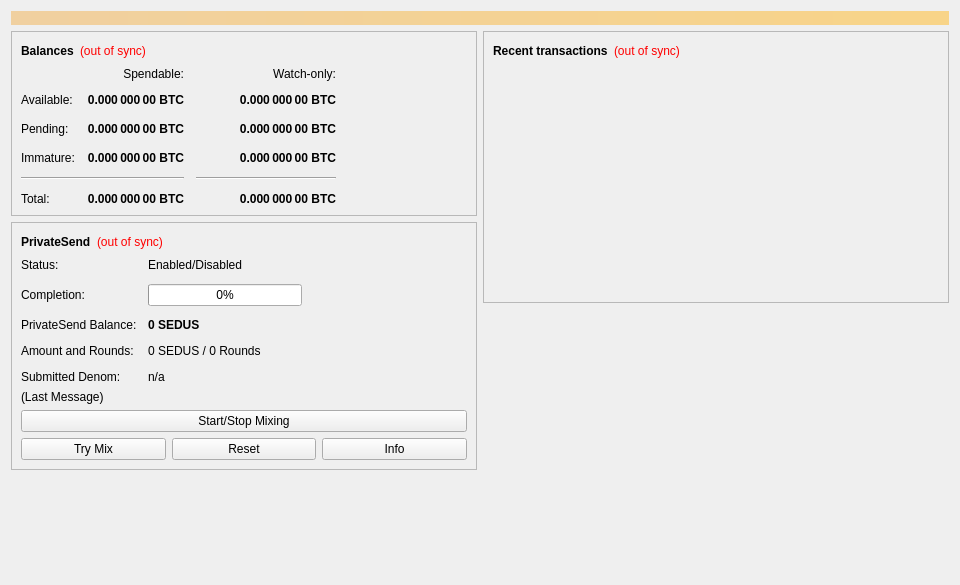
<?xml version="1.0" encoding="UTF-8"?>
<ui version="4.0">
 <class>OverviewPage</class>
 <widget class="QWidget" name="OverviewPage">
  <property name="geometry">
   <rect>
    <x>0</x>
    <y>0</y>
    <width>960</width>
    <height>585</height>
   </rect>
  </property>
  <property name="minimumSize">
   <size>
    <width>960</width>
    <height>0</height>
   </size>
  </property>
  <property name="windowTitle">
   <string>Form</string>
  </property>
  <layout class="QVBoxLayout" name="topLayout">
   <item>
    <widget class="QLabel" name="labelAlerts">
     <property name="visible">
      <bool>false</bool>
     </property>
     <property name="styleSheet">
      <string notr="true">QLabel { background-color: qlineargradient(x1: 0, y1: 0, x2: 1, y2: 0, stop:0 #F0D0A0, stop:1 #F8D488); color:#003366000; }</string>
     </property>
     <property name="wordWrap">
      <bool>true</bool>
     </property>
     <property name="margin">
      <number>3</number>
     </property>
     <property name="textInteractionFlags">
      <set>Qt::TextSelectableByMouse</set>
     </property>
    </widget>
   </item>
   <item>
    <layout class="QHBoxLayout" name="horizontalLayout" stretch="1,1">
     <item>
      <layout class="QVBoxLayout" name="verticalLayout_2">
       <item>
        <widget class="QFrame" name="frame">
         <property name="frameShape">
          <enum>QFrame::StyledPanel</enum>
         </property>
         <property name="frameShadow">
          <enum>QFrame::Raised</enum>
         </property>
         <layout class="QVBoxLayout" name="verticalLayout_4">
          <item>
           <layout class="QHBoxLayout" name="horizontalLayout_4">
            <item>
             <widget class="QLabel" name="label_5">
              <property name="font">
               <font>
                <weight>75</weight>
                <bold>true</bold>
               </font>
              </property>
              <property name="text">
               <string>Balances</string>
              </property>
             </widget>
            </item>
            <item>
             <widget class="QLabel" name="labelWalletStatus">
              <property name="toolTip">
               <string>The displayed information may be out of date. Your wallet automatically synchronizes with the Sedus network after a connection is established, but this process has not completed yet.</string>
              </property>
              <property name="styleSheet">
               <string notr="true">QLabel { color: red; }</string>
              </property>
              <property name="text">
               <string notr="true">(out of sync)</string>
              </property>
              <property name="alignment">
               <set>Qt::AlignLeading|Qt::AlignLeft|Qt::AlignVCenter</set>
              </property>
             </widget>
            </item>
            <item>
             <spacer name="horizontalSpacer_3">
              <property name="orientation">
               <enum>Qt::Horizontal</enum>
              </property>
              <property name="sizeHint" stdset="0">
               <size>
                <width>40</width>
                <height>20</height>
               </size>
              </property>
             </spacer>
            </item>
           </layout>
          </item>
          <item>
           <layout class="QGridLayout" name="gridLayout">
            <property name="spacing">
             <number>12</number>
            </property>
            <item row="2" column="2">
             <widget class="QLabel" name="labelWatchPending">
              <property name="font">
               <font>
                <weight>75</weight>
                <bold>true</bold>
               </font>
              </property>
              <property name="cursor">
               <cursorShape>IBeamCursor</cursorShape>
              </property>
              <property name="toolTip">
               <string>Unconfirmed transactions to watch-only addresses</string>
              </property>
              <property name="text">
               <string notr="true">0.000 000 00 BTC</string>
              </property>
              <property name="alignment">
               <set>Qt::AlignRight|Qt::AlignTrailing|Qt::AlignVCenter</set>
              </property>
              <property name="textInteractionFlags">
               <set>Qt::LinksAccessibleByMouse|Qt::TextSelectableByKeyboard|Qt::TextSelectableByMouse</set>
              </property>
             </widget>
            </item>
            <item row="2" column="1">
             <widget class="QLabel" name="labelUnconfirmed">
              <property name="font">
               <font>
                <weight>75</weight>
                <bold>true</bold>
               </font>
              </property>
              <property name="cursor">
               <cursorShape>IBeamCursor</cursorShape>
              </property>
              <property name="toolTip">
               <string>Total of transactions that have yet to be confirmed, and do not yet count toward the spendable balance</string>
              </property>
              <property name="text">
               <string notr="true">0.000 000 00 BTC</string>
              </property>
              <property name="alignment">
               <set>Qt::AlignRight|Qt::AlignTrailing|Qt::AlignVCenter</set>
              </property>
              <property name="textInteractionFlags">
               <set>Qt::LinksAccessibleByMouse|Qt::TextSelectableByKeyboard|Qt::TextSelectableByMouse</set>
              </property>
             </widget>
            </item>
            <item row="3" column="2">
             <widget class="QLabel" name="labelWatchImmature">
              <property name="font">
               <font>
                <weight>75</weight>
                <bold>true</bold>
               </font>
              </property>
              <property name="cursor">
               <cursorShape>IBeamCursor</cursorShape>
              </property>
              <property name="toolTip">
               <string>Mined balance in watch-only addresses that has not yet matured</string>
              </property>
              <property name="text">
               <string notr="true">0.000 000 00 BTC</string>
              </property>
              <property name="alignment">
               <set>Qt::AlignRight|Qt::AlignTrailing|Qt::AlignVCenter</set>
              </property>
              <property name="textInteractionFlags">
               <set>Qt::LinksAccessibleByMouse|Qt::TextSelectableByKeyboard|Qt::TextSelectableByMouse</set>
              </property>
             </widget>
            </item>
            <item row="4" column="0" colspan="2">
             <widget class="Line" name="lineSpendableBalance">
              <property name="orientation">
               <enum>Qt::Horizontal</enum>
              </property>
             </widget>
            </item>
            <item row="4" column="2">
             <widget class="Line" name="lineWatchBalance">
              <property name="sizePolicy">
               <sizepolicy hsizetype="Preferred" vsizetype="Fixed">
                <horstretch>0</horstretch>
                <verstretch>0</verstretch>
               </sizepolicy>
              </property>
              <property name="minimumSize">
               <size>
                <width>140</width>
                <height>0</height>
               </size>
              </property>
              <property name="orientation">
               <enum>Qt::Horizontal</enum>
              </property>
             </widget>
            </item>
            <item row="5" column="0">
             <widget class="QLabel" name="labelTotalText">
              <property name="text">
               <string>Total:</string>
              </property>
             </widget>
            </item>
            <item row="3" column="1">
             <widget class="QLabel" name="labelImmature">
              <property name="font">
               <font>
                <weight>75</weight>
                <bold>true</bold>
               </font>
              </property>
              <property name="cursor">
               <cursorShape>IBeamCursor</cursorShape>
              </property>
              <property name="toolTip">
               <string>Mined balance that has not yet matured</string>
              </property>
              <property name="text">
               <string notr="true">0.000 000 00 BTC</string>
              </property>
              <property name="alignment">
               <set>Qt::AlignRight|Qt::AlignTrailing|Qt::AlignVCenter</set>
              </property>
              <property name="textInteractionFlags">
               <set>Qt::LinksAccessibleByMouse|Qt::TextSelectableByKeyboard|Qt::TextSelectableByMouse</set>
              </property>
             </widget>
            </item>
            <item row="2" column="3">
             <spacer name="horizontalSpacer_2">
              <property name="orientation">
               <enum>Qt::Horizontal</enum>
              </property>
              <property name="sizeHint" stdset="0">
               <size>
                <width>40</width>
                <height>20</height>
               </size>
              </property>
             </spacer>
            </item>
            <item row="3" column="0">
             <widget class="QLabel" name="labelImmatureText">
              <property name="text">
               <string>Immature:</string>
              </property>
             </widget>
            </item>
            <item row="5" column="1">
             <widget class="QLabel" name="labelTotal">
              <property name="font">
               <font>
                <weight>75</weight>
                <bold>true</bold>
               </font>
              </property>
              <property name="cursor">
               <cursorShape>IBeamCursor</cursorShape>
              </property>
              <property name="toolTip">
               <string>Your current total balance</string>
              </property>
              <property name="text">
               <string notr="true">0.000 000 00 BTC</string>
              </property>
              <property name="alignment">
               <set>Qt::AlignRight|Qt::AlignTrailing|Qt::AlignVCenter</set>
              </property>
              <property name="textInteractionFlags">
               <set>Qt::LinksAccessibleByMouse|Qt::TextSelectableByKeyboard|Qt::TextSelectableByMouse</set>
              </property>
             </widget>
            </item>
            <item row="5" column="2">
             <widget class="QLabel" name="labelWatchTotal">
              <property name="font">
               <font>
                <weight>75</weight>
                <bold>true</bold>
               </font>
              </property>
              <property name="cursor">
               <cursorShape>IBeamCursor</cursorShape>
              </property>
              <property name="toolTip">
               <string>Current total balance in watch-only addresses</string>
              </property>
              <property name="text">
               <string notr="true">0.000 000 00 BTC</string>
              </property>
              <property name="alignment">
               <set>Qt::AlignRight|Qt::AlignTrailing|Qt::AlignVCenter</set>
              </property>
              <property name="textInteractionFlags">
               <set>Qt::LinksAccessibleByMouse|Qt::TextSelectableByKeyboard|Qt::TextSelectableByMouse</set>
              </property>
             </widget>
            </item>
            <item row="0" column="2">
             <widget class="QLabel" name="labelWatchonly">
              <property name="text">
               <string>Watch-only:</string>
              </property>
              <property name="alignment">
               <set>Qt::AlignRight|Qt::AlignTrailing|Qt::AlignVCenter</set>
              </property>
             </widget>
            </item>
            <item row="1" column="0">
             <widget class="QLabel" name="labelBalanceText">
              <property name="text">
               <string>Available:</string>
              </property>
             </widget>
            </item>
            <item row="1" column="1">
             <widget class="QLabel" name="labelBalance">
              <property name="font">
               <font>
                <weight>75</weight>
                <bold>true</bold>
               </font>
              </property>
              <property name="cursor">
               <cursorShape>IBeamCursor</cursorShape>
              </property>
              <property name="toolTip">
               <string>Your current spendable balance</string>
              </property>
              <property name="text">
               <string notr="true">0.000 000 00 BTC</string>
              </property>
              <property name="alignment">
               <set>Qt::AlignRight|Qt::AlignTrailing|Qt::AlignVCenter</set>
              </property>
              <property name="textInteractionFlags">
               <set>Qt::LinksAccessibleByMouse|Qt::TextSelectableByKeyboard|Qt::TextSelectableByMouse</set>
              </property>
             </widget>
            </item>
            <item row="1" column="2">
             <widget class="QLabel" name="labelWatchAvailable">
              <property name="font">
               <font>
                <weight>75</weight>
                <bold>true</bold>
               </font>
              </property>
              <property name="cursor">
               <cursorShape>IBeamCursor</cursorShape>
              </property>
              <property name="toolTip">
               <string>Your current balance in watch-only addresses</string>
              </property>
              <property name="text">
               <string notr="true">0.000 000 00 BTC</string>
              </property>
              <property name="alignment">
               <set>Qt::AlignRight|Qt::AlignTrailing|Qt::AlignVCenter</set>
              </property>
              <property name="textInteractionFlags">
               <set>Qt::LinksAccessibleByMouse|Qt::TextSelectableByKeyboard|Qt::TextSelectableByMouse</set>
              </property>
             </widget>
            </item>
            <item row="2" column="0">
             <widget class="QLabel" name="labelPendingText">
              <property name="text">
               <string>Pending:</string>
              </property>
             </widget>
            </item>
            <item row="0" column="1">
             <widget class="QLabel" name="labelSpendable">
              <property name="text">
               <string>Spendable:</string>
              </property>
              <property name="alignment">
               <set>Qt::AlignRight|Qt::AlignTrailing|Qt::AlignVCenter</set>
              </property>
             </widget>
            </item>
           </layout>
          </item>
         </layout>
        </widget>
       </item>
       <item>
        <widget class="QFrame" name="framePrivateSend">
         <property name="layoutDirection">
          <enum>Qt::LeftToRight</enum>
         </property>
         <property name="frameShape">
          <enum>QFrame::StyledPanel</enum>
         </property>
         <property name="frameShadow">
          <enum>QFrame::Raised</enum>
         </property>
         <layout class="QVBoxLayout" name="VerticalLayout_PS1">
          <item>
           <layout class="QHBoxLayout" name="horizontalLayout_5">
            <item>
             <widget class="QLabel" name="labelPrivateSendHeader">
              <property name="font">
               <font>
                <weight>75</weight>
                <bold>true</bold>
               </font>
              </property>
              <property name="text">
               <string>PrivateSend</string>
              </property>
             </widget>
            </item>
            <item>
             <widget class="QLabel" name="labelPrivateSendSyncStatus">
              <property name="toolTip">
               <string>The displayed information may be out of date. Your wallet automatically synchronizes with the Sedus network after a connection is established, but this process has not completed yet.</string>
              </property>
              <property name="styleSheet">
               <string notr="true">QLabel { color: red; }</string>
              </property>
              <property name="text">
               <string notr="true">(out of sync)</string>
              </property>
              <property name="alignment">
               <set>Qt::AlignLeading|Qt::AlignLeft|Qt::AlignVCenter</set>
              </property>
             </widget>
            </item>
            <item>
             <spacer name="horizontalSpacer_4">
              <property name="orientation">
               <enum>Qt::Horizontal</enum>
              </property>
              <property name="sizeHint" stdset="0">
               <size>
                <width>40</width>
                <height>20</height>
               </size>
              </property>
             </spacer>
            </item>
           </layout>
          </item>
          <item>
           <layout class="QFormLayout" name="privateSendFormLayout">
            <property name="fieldGrowthPolicy">
             <enum>QFormLayout::AllNonFixedFieldsGrow</enum>
            </property>
            <property name="horizontalSpacing">
             <number>11</number>
            </property>
            <property name="verticalSpacing">
             <number>12</number>
            </property>
            <item row="0" column="0">
             <widget class="QLabel" name="labelPrivateSendEnabledText">
              <property name="text">
               <string>Status:</string>
              </property>
             </widget>
            </item>
            <item row="0" column="1">
             <widget class="QLabel" name="labelPrivateSendEnabled">
              <property name="text">
               <string>Enabled/Disabled</string>
              </property>
             </widget>
            </item>
            <item row="1" column="0">
             <widget class="QLabel" name="labelCompletitionText">
              <property name="text">
               <string>Completion:</string>
              </property>
             </widget>
            </item>
            <item row="1" column="1">
             <widget class="QProgressBar" name="privateSendProgress">
              <property name="maximumSize">
               <size>
                <width>154</width>
                <height>16777215</height>
               </size>
              </property>
              <property name="value">
               <number>0</number>
              </property>
             </widget>
            </item>
            <item row="2" column="0">
             <widget class="QLabel" name="labelAnonymizedText">
              <property name="text">
               <string>PrivateSend Balance:</string>
              </property>
             </widget>
            </item>
            <item row="2" column="1">
             <widget class="QLabel" name="labelAnonymized">
              <property name="font">
               <font>
                <weight>75</weight>
                <bold>true</bold>
               </font>
              </property>
              <property name="text">
               <string notr="true">0 SEDUS</string>
              </property>
             </widget>
            </item>
            <item row="3" column="0">
             <widget class="QLabel" name="labelAmountAndRoundsText">
              <property name="text">
               <string>Amount and Rounds:</string>
              </property>
             </widget>
            </item>
            <item row="3" column="1">
             <widget class="QLabel" name="labelAmountRounds">
              <property name="text">
               <string>0 SEDUS / 0 Rounds</string>
              </property>
             </widget>
            </item>
            <item row="4" column="0">
             <widget class="QLabel" name="labelSubmittedDenomText">
              <property name="text">
               <string>Submitted Denom:</string>
              </property>
             </widget>
            </item>
            <item row="4" column="1">
             <widget class="QLabel" name="labelSubmittedDenom">
              <property name="toolTip">
               <string>The denominations you submitted to the Masternode.&lt;br&gt;To mix, other users must submit the exact same denominations.</string>
              </property>
              <property name="text">
               <string>n/a</string>
              </property>
             </widget>
            </item>
           </layout>
          </item>
          <item>
           <layout class="QVBoxLayout" name="VerticalLayout_PS">
            <item>
             <widget class="QLabel" name="labelPrivateSendLastMessage">
              <property name="text">
               <string>(Last Message)</string>
              </property>
              <property name="alignment">
               <set>Qt::AlignLeading|Qt::AlignLeft|Qt::AlignTop</set>
              </property>
              <property name="wordWrap">
               <bool>true</bool>
              </property>
             </widget>
            </item>
            <item>
             <widget class="QPushButton" name="togglePrivateSend">
              <property name="sizePolicy">
               <sizepolicy hsizetype="MinimumExpanding" vsizetype="Fixed">
                <horstretch>0</horstretch>
                <verstretch>0</verstretch>
               </sizepolicy>
              </property>
              <property name="text">
               <string>Start/Stop Mixing</string>
              </property>
             </widget>
            </item>
            <item>
             <layout class="QHBoxLayout" name="horizontalLayout_debugbuttons">
              <item>
               <widget class="QPushButton" name="privateSendAuto">
                <property name="sizePolicy">
                 <sizepolicy hsizetype="MinimumExpanding" vsizetype="Fixed">
                  <horstretch>0</horstretch>
                  <verstretch>0</verstretch>
                 </sizepolicy>
                </property>
                <property name="toolTip">
                 <string>Try to manually submit a PrivateSend request.</string>
                </property>
                <property name="text">
                 <string>Try Mix</string>
                </property>
               </widget>
              </item>
              <item>
               <widget class="QPushButton" name="privateSendReset">
                <property name="sizePolicy">
                 <sizepolicy hsizetype="MinimumExpanding" vsizetype="Fixed">
                  <horstretch>0</horstretch>
                  <verstretch>0</verstretch>
                 </sizepolicy>
                </property>
                <property name="toolTip">
                 <string>Reset the current status of PrivateSend (can interrupt PrivateSend if it's in the process of Mixing, which can cost you money!)</string>
                </property>
                <property name="autoFillBackground">
                 <bool>false</bool>
                </property>
                <property name="text">
                 <string>Reset</string>
                </property>
               </widget>
              </item>
              <item>
               <widget class="QPushButton" name="privateSendInfo">
                <property name="sizePolicy">
                 <sizepolicy hsizetype="MinimumExpanding" vsizetype="Fixed">
                  <horstretch>0</horstretch>
                  <verstretch>0</verstretch>
                 </sizepolicy>
                </property>
                <property name="toolTip">
                 <string>Information about PrivateSend and Mixing</string>
                </property>
                <property name="text">
                 <string>Info</string>
                </property>
               </widget>
              </item>
             </layout>
            </item>
           </layout>
          </item>
         </layout>
        </widget>
       </item>
       <item>
        <spacer name="verticalSpacer">
         <property name="orientation">
          <enum>Qt::Vertical</enum>
         </property>
         <property name="sizeHint" stdset="0">
          <size>
           <width>20</width>
           <height>40</height>
          </size>
         </property>
        </spacer>
       </item>
      </layout>
     </item>
     <item>
      <layout class="QVBoxLayout" name="verticalLayout_3">
       <item>
        <widget class="QFrame" name="frame_2">
         <property name="frameShape">
          <enum>QFrame::StyledPanel</enum>
         </property>
         <property name="frameShadow">
          <enum>QFrame::Raised</enum>
         </property>
         <layout class="QVBoxLayout" name="verticalLayout">
          <item>
           <layout class="QHBoxLayout" name="horizontalLayout_2">
            <item>
             <widget class="QLabel" name="label_4">
              <property name="font">
               <font>
                <weight>75</weight>
                <bold>true</bold>
               </font>
              </property>
              <property name="text">
               <string>Recent transactions</string>
              </property>
             </widget>
            </item>
            <item>
             <widget class="QLabel" name="labelTransactionsStatus">
              <property name="toolTip">
               <string>The displayed information may be out of date. Your wallet automatically synchronizes with the Sedus network after a connection is established, but this process has not completed yet.</string>
              </property>
              <property name="styleSheet">
               <string notr="true">QLabel { color: red; }</string>
              </property>
              <property name="text">
               <string notr="true">(out of sync)</string>
              </property>
              <property name="alignment">
               <set>Qt::AlignLeading|Qt::AlignLeft|Qt::AlignVCenter</set>
              </property>
             </widget>
            </item>
            <item>
             <spacer name="horizontalSpacer">
              <property name="orientation">
               <enum>Qt::Horizontal</enum>
              </property>
              <property name="sizeHint" stdset="0">
               <size>
                <width>40</width>
                <height>20</height>
               </size>
              </property>
             </spacer>
            </item>
           </layout>
          </item>
          <item>
           <widget class="QListView" name="listTransactions">
            <property name="styleSheet">
             <string notr="true">QListView { background: transparent; }</string>
            </property>
            <property name="frameShape">
             <enum>QFrame::NoFrame</enum>
            </property>
            <property name="verticalScrollBarPolicy">
             <enum>Qt::ScrollBarAlwaysOff</enum>
            </property>
            <property name="horizontalScrollBarPolicy">
             <enum>Qt::ScrollBarAlwaysOff</enum>
            </property>
            <property name="selectionMode">
             <enum>QAbstractItemView::NoSelection</enum>
            </property>
           </widget>
          </item>
         </layout>
        </widget>
       </item>
       <item>
        <spacer name="verticalSpacer_2">
         <property name="orientation">
          <enum>Qt::Vertical</enum>
         </property>
         <property name="sizeHint" stdset="0">
          <size>
           <width>20</width>
           <height>40</height>
          </size>
         </property>
        </spacer>
       </item>
      </layout>
     </item>
    </layout>
   </item>
  </layout>
 </widget>
 <resources/>
 <connections/>
</ui>
